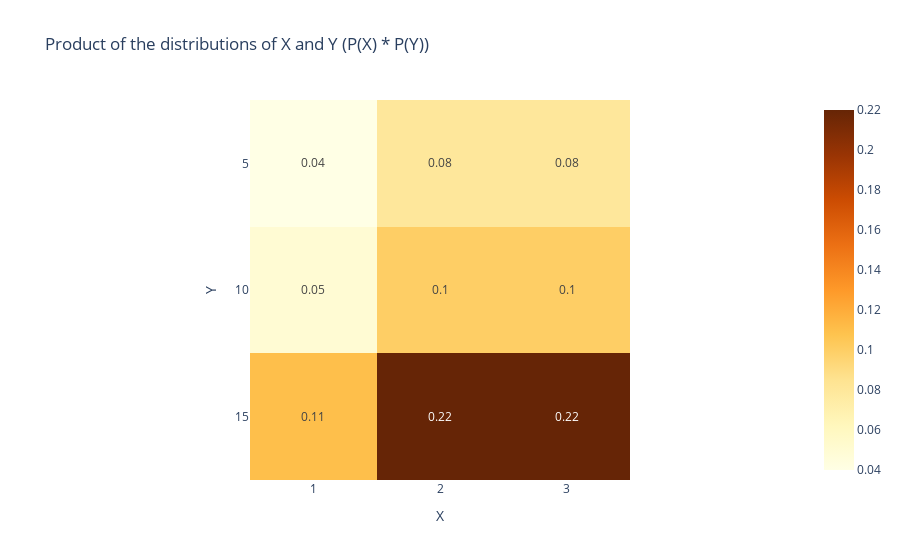

The cell this chart's notebook holds for it:
### Markdown cell above
$X$ and $Y$ are independent if the following holds:

$$
\mathbb{P}(X, Y) = \mathbb{P}(X)\mathbb{P}(Y)
$$

In other words, the joint proability of $X$ and $Y$ equals the product of their respective probabilities. We verify whether this is the case.

### Code cell
one.check_independent()

### Figure 1 — Plotly figure (JSON) as saved in the notebook; plotly's stock layout.template omitted (floating-point values rounded to 4 significant figures)
{"data": [{"coloraxis": "coloraxis", "hovertemplate": "X: %{x}<br>Y: %{y}<br>color: %{z}<extra></extra>", "name": "0", "texttemplate": "%{z}", "type": "heatmap", "x": ["1", "2", "3"], "xaxis": "x", "y": ["5", "10", "15"], "yaxis": "y", "z": [[0.04, 0.08, 0.08], [0.05, 0.1, 0.1], [0.11, 0.22, 0.22]]}], "layout": {"coloraxis": {"colorscale": [[0, "rgb(255,255,229)"], [0.125, "rgb(255,247,188)"], [0.25, "rgb(254,227,145)"], [0.375, "rgb(254,196,79)"], [0.5, "rgb(254,153,41)"], [0.625, "rgb(236,112,20)"], [0.75, "rgb(204,76,2)"], [0.875, "rgb(153,52,4)"], [1, "rgb(102,37,6)"]]}, "title": {"text": "Product of the distributions of X and Y (P(X) * P(Y))"}, "xaxis": {"anchor": "y", "constrain": "domain", "domain": [0, 1], "scaleanchor": "y", "title": {"text": "X"}}, "yaxis": {"anchor": "x", "autorange": "reversed", "constrain": "domain", "domain": [0, 1], "title": {"text": "Y"}}}}
